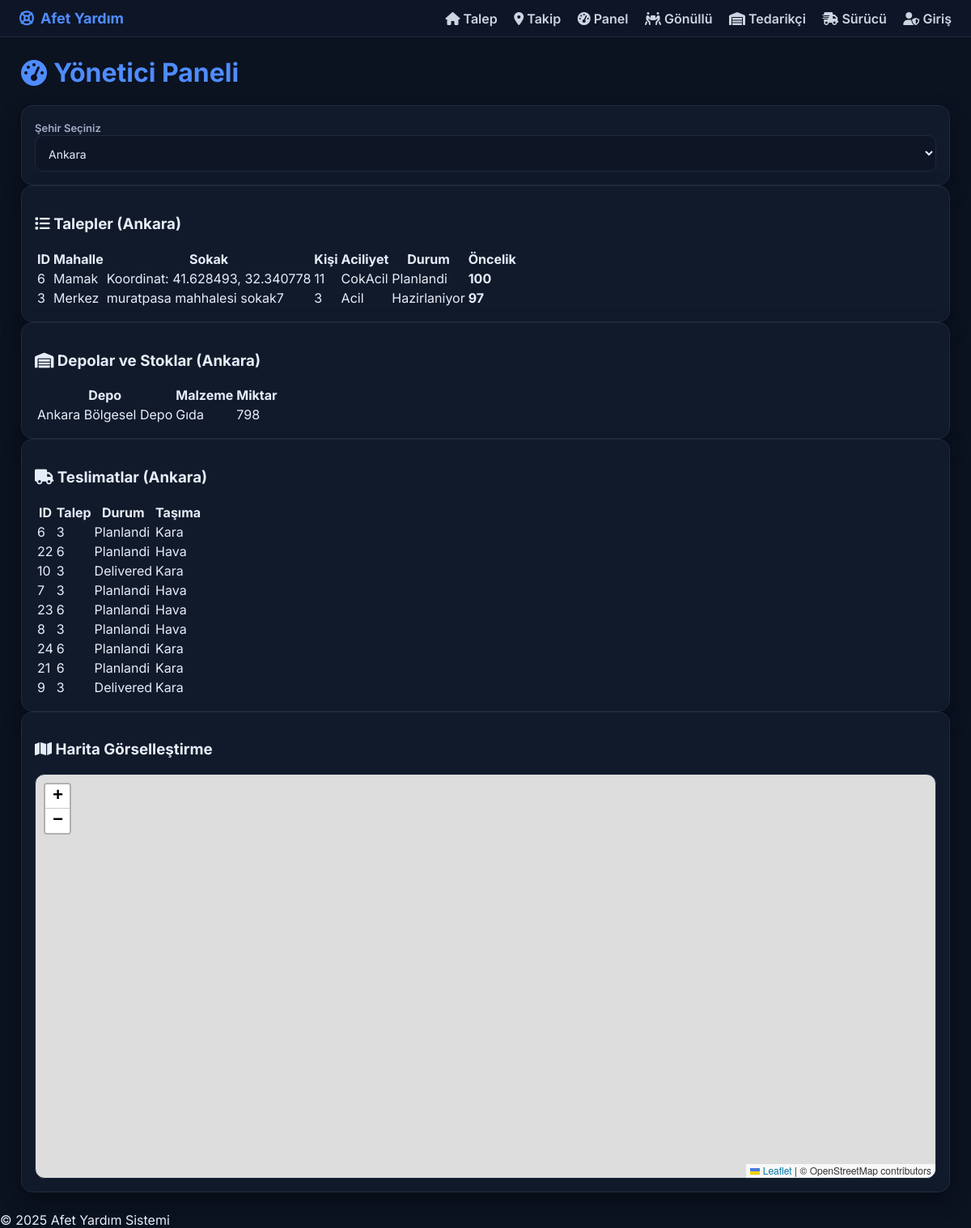
Page /dashboard.php?sehir=Ankara (signed in) on the committed database.
### tables this page shows
CREATE TABLE `talepler` (
  `id` int(11) NOT NULL,
  `kullanici_id` int(11) DEFAULT NULL,
  `sehir` varchar(100) DEFAULT NULL,
  `mahalle` varchar(100) DEFAULT NULL,
  `sokak` varchar(255) DEFAULT NULL,
  `latitude` decimal(9,6) DEFAULT NULL,
  `longitude` decimal(9,6) DEFAULT NULL,
  `kisi_sayisi` int(11) NOT NULL,
  `aciliyet_seviyesi` varchar(20) DEFAULT 'Orta',
  `aciklama` text DEFAULT NULL,
  `ikamet` varchar(200) DEFAULT NULL,
  `telefon` varchar(50) DEFAULT NULL,
  `durum` varchar(30) DEFAULT 'Beklemede',
  `created_at` datetime DEFAULT current_timestamp()
);

CREATE TABLE `tedarikciler` (
  `id` int(11) NOT NULL,
  `ad` varchar(150) NOT NULL,
  `sehir` varchar(100) DEFAULT NULL,
  `latitude` decimal(9,6) DEFAULT NULL,
  `longitude` decimal(9,6) DEFAULT NULL,
  `kapasite` int(11) DEFAULT NULL,
  `yerel_mi` tinyint(1) DEFAULT 1,
  `kayit_tarihi` datetime DEFAULT current_timestamp()
);

CREATE TABLE `stoklar` (
  `id` int(11) NOT NULL,
  `tedarikci_id` int(11) NOT NULL,
  `malzeme_id` int(11) NOT NULL,
  `miktar` int(11) NOT NULL,
  `son_guncelleme` datetime DEFAULT current_timestamp() ON UPDATE current_timestamp()
);

CREATE TABLE `malzemeler` (
  `id` int(11) NOT NULL,
  `ad` varchar(150) NOT NULL,
  `kategori` varchar(30) DEFAULT 'Standart',
  `birim` varchar(50) DEFAULT NULL,
  `miad_tarihi` date DEFAULT NULL,
  `aciklama` text DEFAULT NULL
);

CREATE TABLE `teslimatlar` (
  `id` int(11) NOT NULL,
  `talep_id` int(11) NOT NULL,
  `tedarikci_id` int(11) NOT NULL,
  `tasima_modu` varchar(20) DEFAULT 'Kara',
  `rota_aciklama` text DEFAULT NULL,
  `teslimat_tarihi` datetime DEFAULT NULL,
  `durum` varchar(30) DEFAULT 'Planlandi',
  `malzeme_id` int(11) DEFAULT NULL,
  `surucu_id` int(11) DEFAULT NULL
);

### lib/Geo.php (called while the page is built, shortened)
<?php
class Geo {
    public static function clampTurkey($lat, $lng){
        if ($lat < 35.8) $lat = 35.8;
        if ($lng < 25.6) $lng = 25.6;
        return [$lat, $lng];
    }
    public static function distanceKm($lat1, $lng1, $lat2, $lng2){
        $R = 6371.0;
        $dLat = deg2rad($lat2 - $lat1);
        $dLng = deg2rad($lng2 - $lng1);
        $a = sin($dLat/2) * sin($dLat/2) +
             cos(deg2rad($lat1)) * cos(deg2rad($lat2)) *
             sin($dLng/2) * sin($dLng/2);
        $c = 2 * atan2(sqrt($a), sqrt(1 - $a));
        return $R * $c;
    }
    public static function isValid($lat, $lng){
        return is_numeric($lat) && is_numeric($lng) &&
               $lat >= -90 && $lat <= 90 && $lng >= -180 && $lng <= 180;
    }
}

### lib/Priority.php (called while the page is built, shortened)
<?php
require_once __DIR__.'/Geo.php';
class Priority {
    public static function calculate(
        int $kisi,
        string $acil,
        array $needsList,
        ?float $lat = null,
        ?float $lng = null,
        PDO $pdo = null
    ): int {
        $base = 40;
        $w_people = min(40, max(0, $kisi) * 4);
        if ($acil === 'CokAcil') {
            $w_acil = 30;
        } elseif ($acil === 'Acil') {
            $w_acil = 20;
        } else {
            $w_acil = 10;
        }
        $hasCritical = (!empty($needsList['su']) || !empty($needsList['ilac'])) ? 15 : 5;
        $w_distance = 0;
        if ($pdo && $lat !== null && $lng !== null && Geo::isValid($lat, $lng)) {
            list($lat, $lng) = Geo::clampTurkey($lat, $lng);
            $depots = $pdo->query("SELECT latitude, longitude FROM tedarikciler")->fetchAll();
            $minDist = INF;
            foreach ($depots as $d) {
                $dLat = $d['latitude'] ?? null;
                $dLng = $d['longitude'] ?? null;
                if ($dLat !== null && $dLng !== null && Geo::isValid($dLat, $dLng)) {
                    $dist = Geo::distanceKm($lat, $lng, (float)$dLat, (float)$dLng);
                    if ($dist !== null && $dist < $minDist) {
                        $minDist = $dist;
                    }
                }
            }
            if ($minDist === INF) {
                $w_distance = 0;
            } elseif ($minDist < 10) {
                $w_distance = 0;
            } elseif ($minDist < 50) {
                $w_distance = 10;
            } else {
                $w_distance = 20;
            }
        }
        $score = $base + $w_people + $w_acil + $hasCritical + $w_distance;
        return max(0, min(100, (int)$score));
    }
}

### dashboard.php (the view, shortened to what this page needs)
<?php
require_once 'lib/Priority.php';
require_once 'lib/Geo.php';
include 'templates/header.php';
$sehir = $_GET['sehir'] ?? '';
?>
<div class="container">
  <h1 class="title"><i class="fa-solid fa-gauge-high"></i> Yönetici Paneli</h1>
  <form method="GET" class="card">
    <label>Şehir Seçiniz</label>
    <select name="sehir" onchange="this.form.submit()">
      <?php
      $cities = $pdo->query("SELECT DISTINCT sehir FROM tedarikciler ORDER BY sehir")->fetchAll();
      foreach($cities as $c){
        $sel = ($c['sehir']===$sehir) ? 'selected' : '';
        echo "<option value='{$c['sehir']}' $sel>{$c['sehir']}</option>";
      }
      ?>
    </select>
  </form>
  <?php if($sehir): ?>
  <div class="card">
    <h3><i class="fa-solid fa-list"></i> Talepler (<?php echo htmlspecialchars($sehir); ?>)</h3>
    <table>
      <thead>
        <tr>
          <th>ID</th><th>Mahalle</th><th>Sokak</th><th>Kişi</th><th>Aciliyet</th><th>Durum</th><th>Öncelik</th>
        </tr>
      </thead>
      <tbody>
        <?php
        $stmt = $pdo->prepare("SELECT * FROM talepler WHERE sehir=? ORDER BY created_at DESC");
        $stmt->execute([$sehir]);
        $rows = $stmt->fetchAll();
        foreach($rows as $r){
          $lat = $r['latitude'];
          $lng = $r['longitude'];
          $score = Priority::calculate(
            intval($r['kisi_sayisi']),
            $r['aciliyet_seviyesi'],
            [],
            $lat,
            $lng,
            $pdo
          );
          echo "<tr>
            <td>{$r['id']}</td><td>{$r['mahalle']}</td><td>{$r['sokak']}</td>
            <td>{$r['kisi_sayisi']}</td><td>{$r['aciliyet_seviyesi']}</td>
            <td>{$r['durum']}</td><td><strong>{$score}</strong></td>
          </tr>";
        }
        ?>
      </tbody>
    </table>
  </div>
  <div class="card">
    <h3><i class="fa-solid fa-warehouse"></i> Depolar ve Stoklar (<?php echo htmlspecialchars($sehir); ?>)</h3>
    <table>
      <thead><tr><th>Depo</th><th>Malzeme</th><th>Miktar</th></tr></thead>
      <tbody>
        <?php
        $stmt = $pdo->prepare("SELECT d.id, d.ad AS depo, d.latitude, d.longitude, m.ad AS malzeme, s.miktar
                               FROM stoklar s
                               JOIN tedarikciler d ON s.tedarikci_id=d.id
                               JOIN malzemeler m ON s.malzeme_id=m.id
                               WHERE d.sehir=?");
        $stmt->execute([$sehir]);
        foreach($stmt as $row){
          echo "<tr><td>{$row['depo']}</td><td>{$row['malzeme']}</td><td>{$row['miktar']}</td></tr>";
        }
        ?>
      </tbody>
    </table>
  </div>
  <div class="card">
    <h3><i class="fa-solid fa-truck"></i> Teslimatlar (<?php echo htmlspecialchars($sehir); ?>)</h3>
    <table>
      <thead><tr><th>ID</th><th>Talep</th><th>Durum</th><th>Taşıma</th></tr></thead>
      <tbody>
        <?php
        $stmt = $pdo->prepare("
          SELECT t.id, t.talep_id, t.durum, t.tasima_modu AS tasima_turu, t.tedarikci_id,
                 tp.latitude AS talep_lat, tp.longitude AS talep_lng,
                 d.latitude AS depo_lat, d.longitude AS depo_lng, d.ad AS depo_ad
          FROM teslimatlar t
          JOIN talepler tp ON t.talep_id = tp.id
          JOIN tedarikciler d ON t.tedarikci_id = d.id
          WHERE tp.sehir = ?
          ORDER BY t.teslimat_tarihi DESC
        ");
        $stmt->execute([$sehir]);
        foreach($stmt as $row){
          echo "<tr>
            <td>{$row['id']}</td><td>{$row['talep_id']}</td>
            <td>{$row['durum']}</td><td>{$row['tasima_turu']}</td>
          </tr>";
        }
        ?>
      </tbody>
    </table>
  </div>
  <div class="card">
    <h3><i class="fa-solid fa-map"></i> Harita Görselleştirme</h3>
    <div id="map" style="height:500px;"></div>
  </div>
  <?php endif; ?>
</div>
<?php include 'templates/footer.php'; ?>

### assets/css/style.css (style rules this page uses)
:root { --bg:#0b1220; --card:#111a2b; --border:#1f2a3d; --text:#e5edf8; --muted:#a1aec8; --primary:#4f8cff; --primary-dark:#3b6ed6; --accent:#22c55e; --warning:#f59e0b; --danger:#ef4444; }
* { box-sizing:border-box }
html,body { height:100% }
body { font-family:'Inter',system-ui,sans-serif;background:var(--bg);color:var(--text);margin:0 }
.container { max-width:1180px;margin:24px auto;padding:0 16px }
.title { color:var(--primary);display:flex;align-items:center;gap:8px;font-weight:700 }
.card { background:var(--card);border:1px solid var(--border);border-radius:14px;padding:16px;box-shadow:0 10px 24px rgba(0,0,0,.35);transition:.2s }
label { font-size:13px;color:var(--muted);font-weight:600 }
input,select,textarea,button { font-family:inherit }
input,select,textarea { width:100%;padding:12px;border:1px solid var(--border);border-radius:10px;background:#0e1626;color:var(--text);font-size:14px }
#map,#dashMap,#trackMap,#volMap,#driverMap { height:360px;border:1px solid var(--border);border-radius:12px }

### rows in the picture
talepler: id "6", mahalle "Mamak", sokak "Koordinat: 41.628493, 32.340778", kisi_sayisi "11", aciliyet_seviyesi "CokAcil", durum "Planlandi", score "100"
talepler: id "3", mahalle "Merkez", sokak "muratpasa mahhalesi sokak7", kisi_sayisi "3", aciliyet_seviyesi "Acil", durum "Hazirlaniyor", score "97"
stoklar: tedarikci.ad "Ankara Bölgesel Depo", malzeme.ad "Gıda", miktar "798"
teslimatlar: id "6", talep "3", durum "Planlandi", tasima_modu "Kara"
teslimatlar: id "22", talep "6", durum "Planlandi", tasima_modu "Hava"
teslimatlar: id "10", talep "3", durum "Delivered", tasima_modu "Kara"
teslimatlar: id "7", talep "3", durum "Planlandi", tasima_modu "Hava"
teslimatlar: id "23", talep "6", durum "Planlandi", tasima_modu "Hava"
teslimatlar: id "8", talep "3", durum "Planlandi", tasima_modu "Hava"
teslimatlar: id "24", talep "6", durum "Planlandi", tasima_modu "Kara"
teslimatlar: id "21", talep "6", durum "Planlandi", tasima_modu "Kara"
teslimatlar: id "9", talep "3", durum "Delivered", tasima_modu "Kara"

### other values in the picture
$sehir "Ankara"
form field sehir "Ankara"
